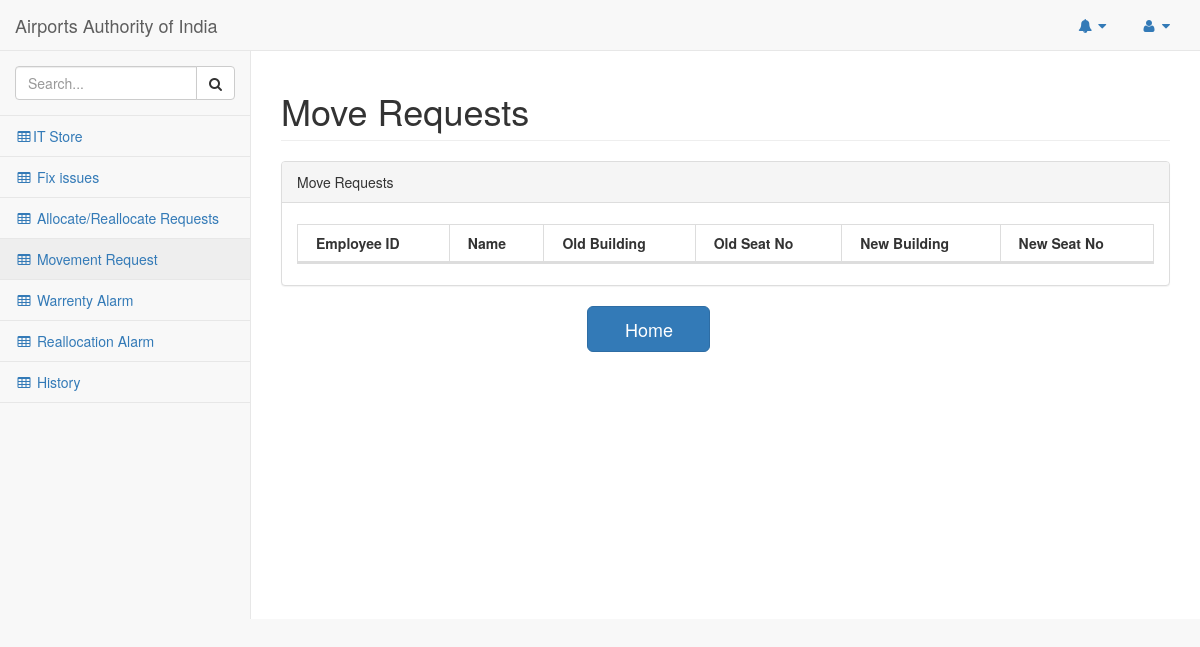
The page /pages/move_admin.php on the database as committed earlier.
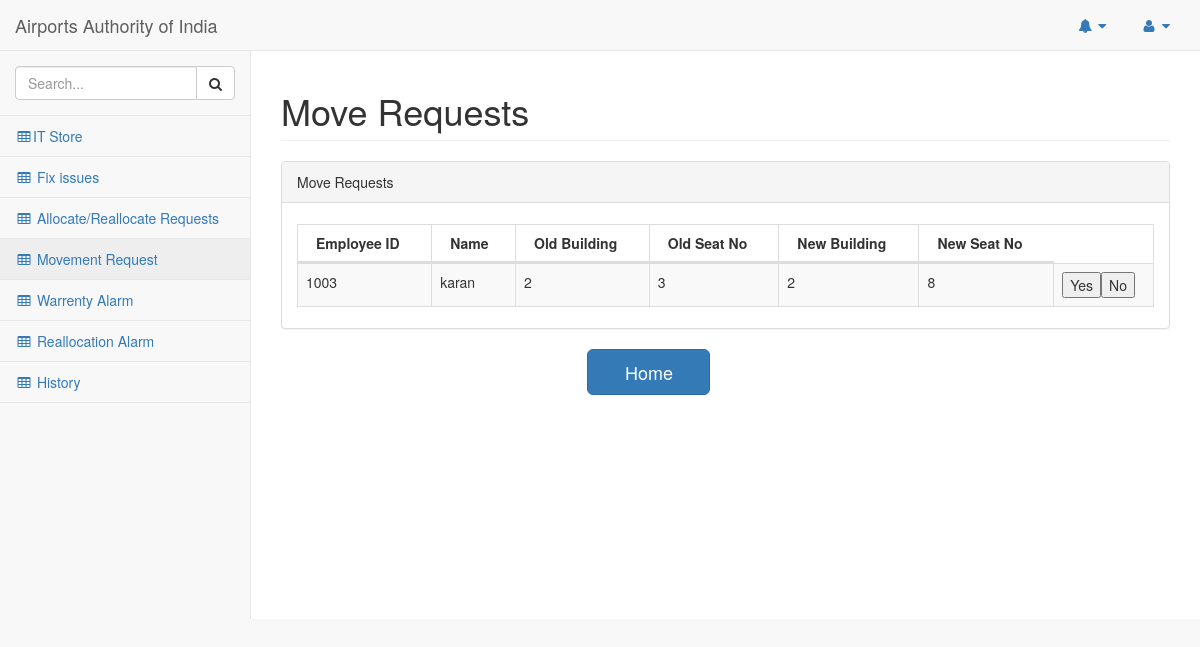
The same page on the database as committed later.
### tables this page shows
CREATE TABLE `move` (
  `Employee_ID` varchar(50) NOT NULL,
  `Name` varchar(50) NOT NULL,
  `Old_Building` varchar(50) NOT NULL,
  `Old_Seat` varchar(50) NOT NULL,
  `New_Building` varchar(50) NOT NULL,
  `New_Seat` varchar(50) NOT NULL,
  `Date` date NOT NULL
);

### pages/move_admin.php (the view, shortened to what the changed rows need)
<!DOCTYPE html>
<html lang="en">
<head>
    <link href="../vendor/bootstrap/css/bootstrap.min.css" rel="stylesheet">
    <link href="../vendor/metisMenu/metisMenu.min.css" rel="stylesheet">
    <link href="../vendor/datatables-plugins/dataTables.bootstrap.css" rel="stylesheet">
    <link href="../vendor/datatables-responsive/dataTables.responsive.css" rel="stylesheet">
    <link href="../dist/css/sb-admin-2.css" rel="stylesheet">
    <link href="../vendor/font-awesome/css/font-awesome.min.css" rel="stylesheet" type="text/css">
</head>
<body>
    <div id="wrapper">
<div id="page-wrapper">
            <div class="row">
                <div class="col-lg-12">
                    <h1 class="page-header">Move Requests</h1>
                </div>
            </div>
            <div class="row">
                <div class="col-lg-12">
                    <div class="panel panel-default">
                        <div class="panel-body">
                            <table width="100%" class="table table-striped table-bordered table-hover" id="dataTables-example">
                                <thead>
                                    <thead>
                                    <th><strong>Employee ID</strong></th>
                                    <th><strong>Name</strong></th>
                                    <th><strong>Old Building</strong></th>
                                    <th><strong>Old Seat No</strong></th>
                                    <th><strong>New Building</strong></th>
                                    <th><strong>New Seat No</strong></th>
                                    </thead>
                                </thead>
                                <tbody>
                                    <?php
                                    $query="select * from move";
                                    $run=mysql_query($query) or die(mysql_error());
                                    while($row=mysql_fetch_array($run))
                                    {
                                        echo "<tr>
                                            <td>{$row['Employee_ID']}</td>
                                            <td>{$row['Name']}</td>
                                            <td>{$row['Old_Building']}</td>
                                            <td>{$row['Old_Seat']}</td>
                                            <td>{$row['New_Building']}</td>
                                            <td>{$row['New_Seat']}</td>
                                            <td><input type='submit' name='yes' value='Yes'><input type='submit' name='no' value='No'></td>
                                            </tr>";
                                    }
                                    ?>
                                </tbody>
                            </table>
                        </div>
                    </div>
                </div>
            </div>
        </div>
</body>
</html>

Rows that differ between the two databases and show on the page:
added move: Employee_ID "1003", Name "karan", Old_Building "2", Old_Seat "3", New_Building "2", New_Seat "8"
